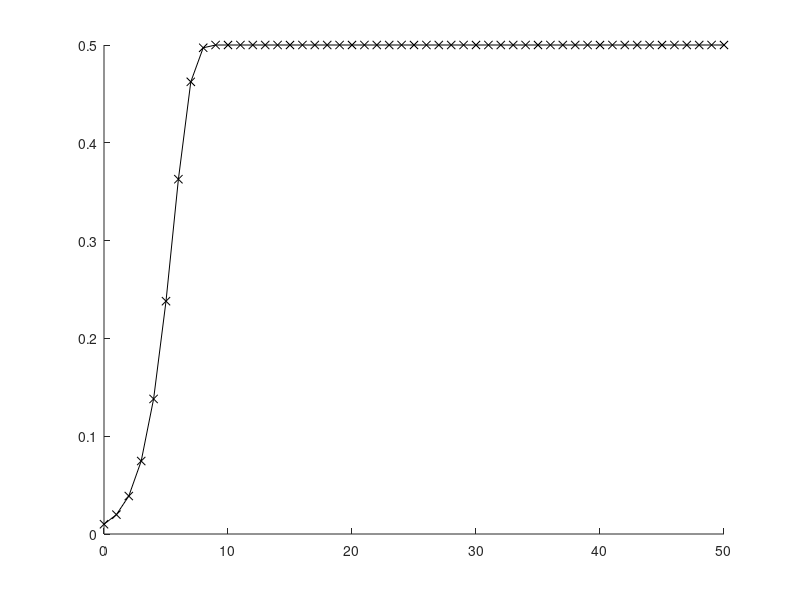

Write MATLAB code to recreate this figure. (Note: this script raises an error after producing the figure.)
clear;  
%clear out any previous definitions
data1=load('q5r1.txt');
data2=load('q5r2.txt');
%import the data

f=figure;
%create a figure called f.

hold all
%the flag hold means we are going to add data to the plot, rather than replace data.  
% this is not necessary for this example, but may be needed when combining data.

set(f,'Visible','on');
%the chart will pop up if 'on' is selected.  You can use 'off' as well

plot(data1(:,1),data1(:,2),'-x','MarkerSize',6,'color','black');
plot(data2(:,1),data2(:,2),'-O','MarkerSize',6,'color','magenta');

legend("r=2.00","r=2.99")
% This is the actual plot.  Only the first two aruments are required, the others optional.
% '.' refers to the plot markers being points.  You can use '+', for example.
% 'MarkerSize',1 choses the size of the plot markers
% 'color','black' choses the color.  

title('x_n vs. n');
%writes to the top of the plot

box on
%puts a box all around the plot (instead of just x-y axes)

ax=gca;
% gca means "get current axes".  If you wnat to modify the axes, this is how.

ax.FontSize=12;
%sets the font size for the axes

xlabel('Number of Iterations (n)');
ylabel('x_n');
%labels the axes 

saveas(gcf,'q5c','epsc');
%prints the figure to an eps file.  You should usually use eps instead of pdf if possible. 

hold off
